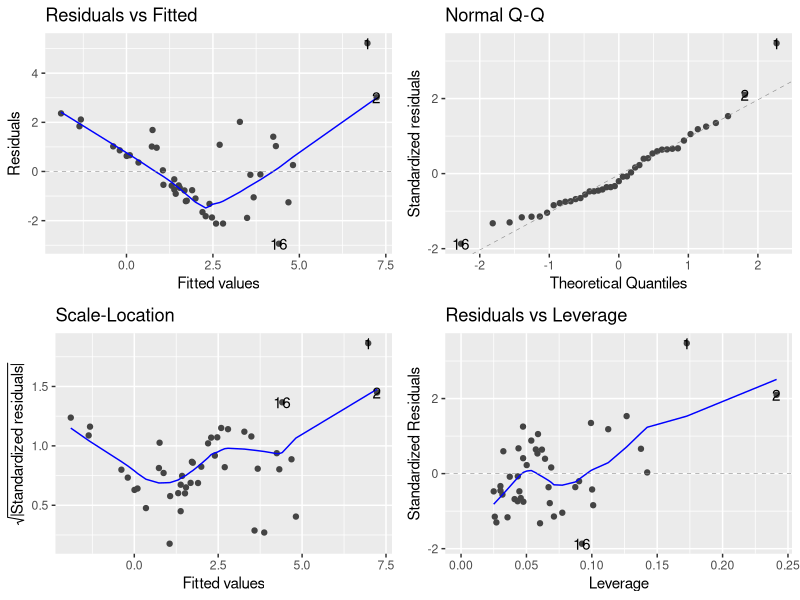
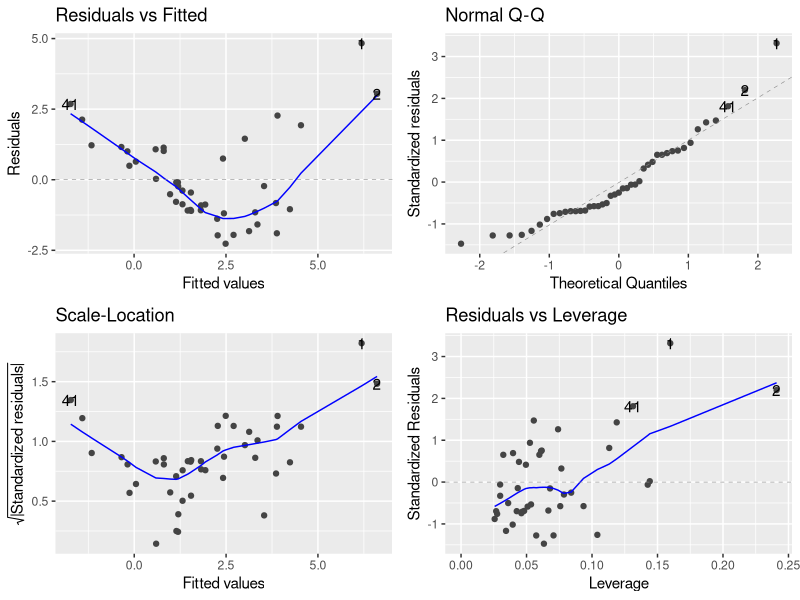
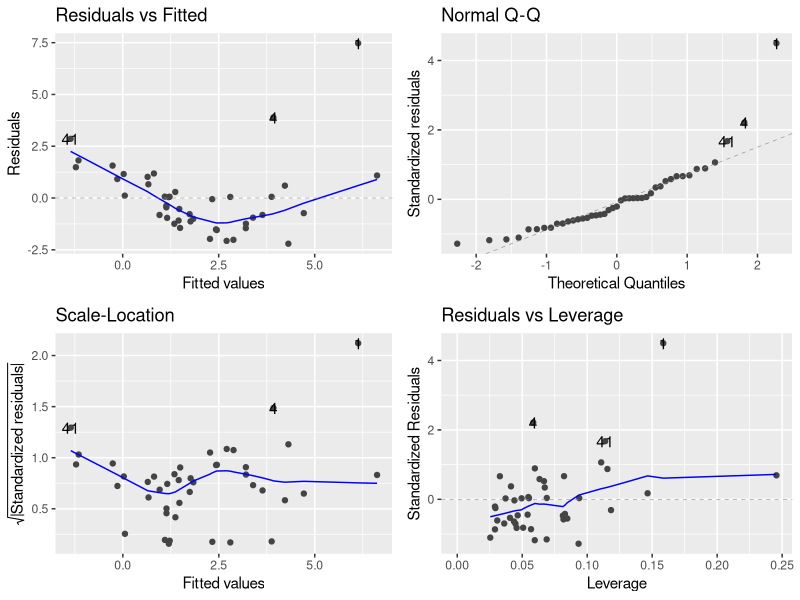
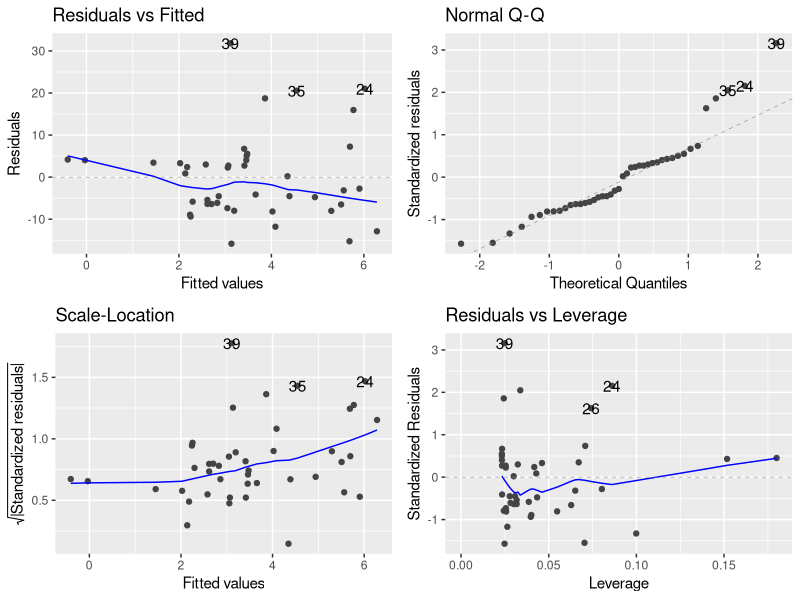
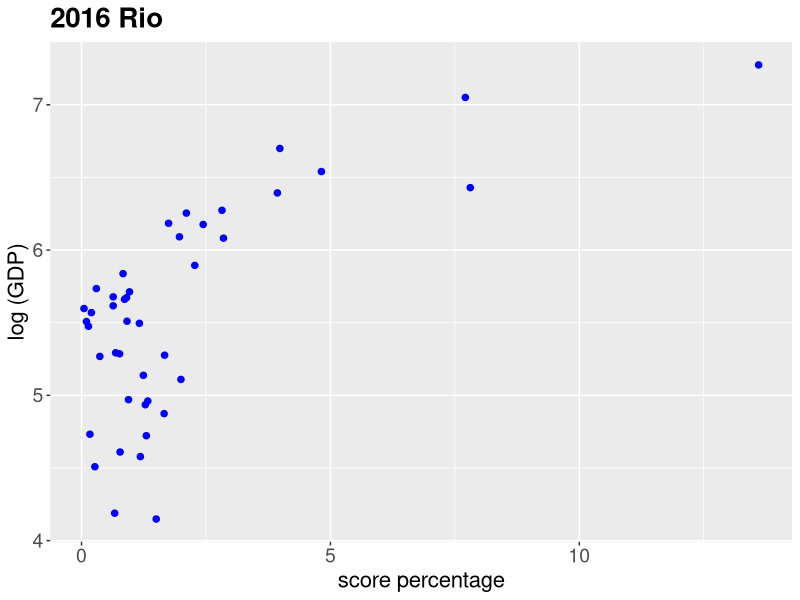
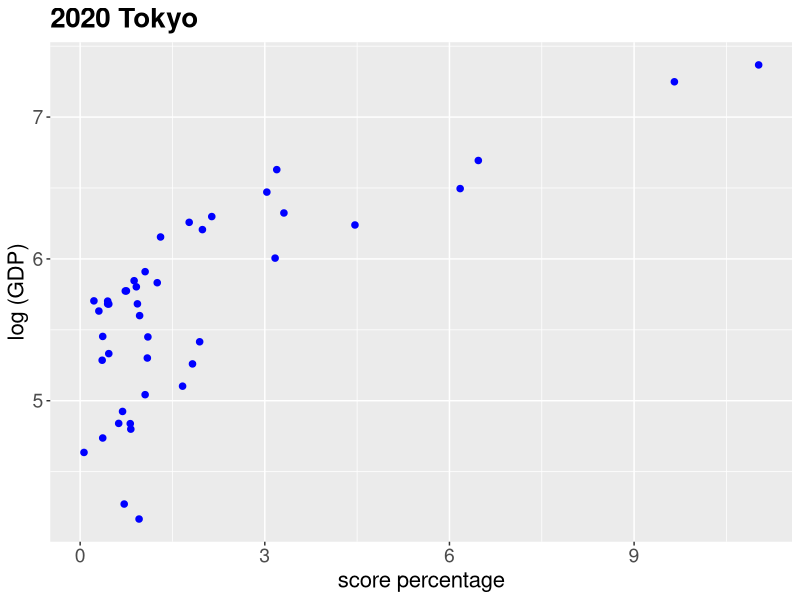
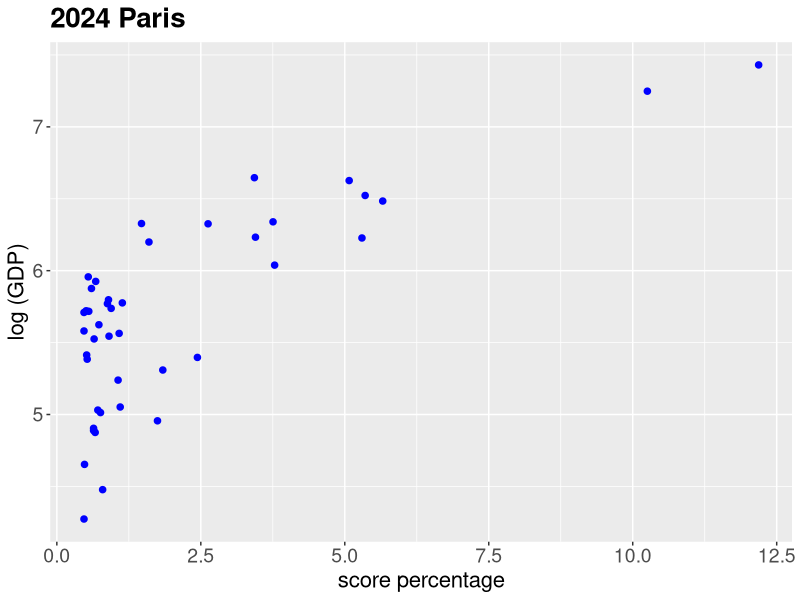
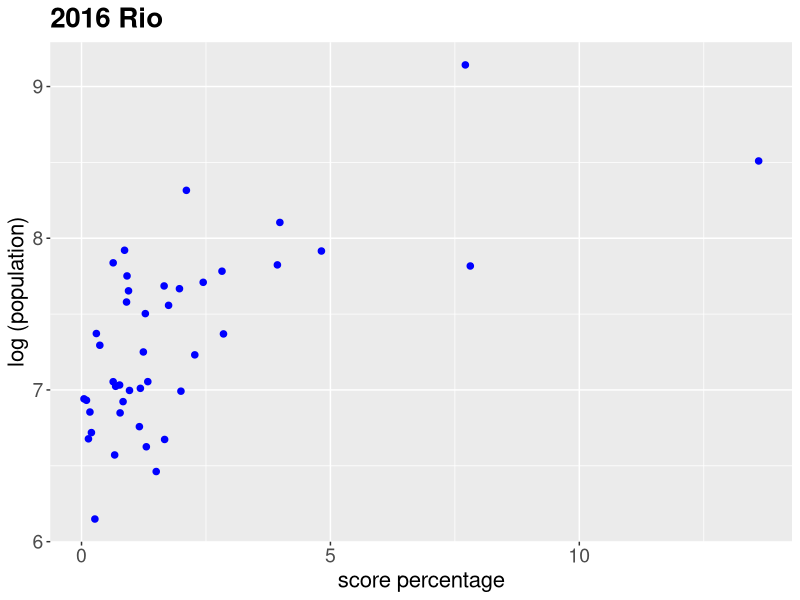

Reproduce these figures in R, in order.
library(ggplot2)
library(GGally)
library(spData)
library(plm)
library(spdep)
library(ape)
library(dplyr)
library(ggfortify)

# ---------------------------------------------------------------------數據處理

etAll <- read.csv("Final Proj/data.csv")
etAll$index <- c(1:43)

etAll$score2016 <- 20 * etAll$gold2016 + 7 * etAll$silver2016 + 5 * etAll$bronze2016
etAll$score2020 <- 20 * etAll$gold2020 + 7 * etAll$silver2020 + 5 * etAll$bronze2020
etAll$score2024 <- 20 * etAll$gold2024 + 7 * etAll$silver2024 + 5 * etAll$bronze2024

total2024gold = 329
total2024silver = 330
total2024bronze = 385

total2020gold = 340
total2020silver = 338
total2020bronze = 402

total2016gold = 306
total2016silver = 307
total2016bronze = 359

total2024score <- 20 * total2024gold + 7 * total2024silver + 5 * total2024bronze
total2020score <- 20 * total2020gold + 7 * total2020silver + 5 * total2020bronze
total2016score <- 20 * total2016gold + 7 * total2016silver + 5 * total2016bronze

etAll$score2016percentage <- etAll$score2016 / total2016score * 100
etAll$score2020percentage <- etAll$score2020 / total2020score * 100
etAll$score2024percentage <- etAll$score2024 / total2024score * 100


# ---------------------------------------------------------------------繪製圖形（資訊可視化）


p1 <- ggplot(data = etAll, aes(x = score2016percentage, y = log10(GDP2016))) +
  geom_point(color = "blue", shape = 20, size = 3) +  
  ggtitle("2016 Rio") +
  xlab("score percentage") +
  ylab("log (GDP)") +
  theme(
    plot.title = element_text(size = 20, face = "bold"),  
    axis.title = element_text(size = 16),  
    axis.text = element_text(size = 14)    
  )
ggsave("images/2016score_gdp.png", plot = p1)

p2 <- ggplot(data = etAll, aes(x = score2020percentage, y = log10(GDP2020))) +
  geom_point(color = "blue", shape = 20, size = 3) +  
  ggtitle("2020 Tokyo") +
  xlab("score percentage") +
  ylab("log (GDP)") +
  theme(
    plot.title = element_text(size = 20, face = "bold"),  
    axis.title = element_text(size = 16),  
    axis.text = element_text(size = 14)    
  )
ggsave("images/2020score_gdp.png", plot = p2)

p3 <- ggplot(data = etAll, aes(x = score2024percentage, y = log10(GDP2024))) +
  geom_point(color = "blue", shape = 20, size = 3) +  
  ggtitle("2024 Paris") +
  xlab("score percentage") +
  ylab("log (GDP)") +
  theme(
    plot.title = element_text(size = 20, face = "bold"),  
    axis.title = element_text(size = 16),  
    axis.text = element_text(size = 14)    
  )
ggsave("images/2024score_gdp.png", plot = p3)

p4 <- ggplot(data = etAll, aes(x = score2016percentage, y = log10(population2016))) +
  geom_point(color = "blue", shape = 20, size = 3) +  
  ggtitle("2016 Rio") +
  xlab("score percentage") +
  ylab("log (population)") +
  theme(
    plot.title = element_text(size = 20, face = "bold"),  
    axis.title = element_text(size = 16),  
    axis.text = element_text(size = 14)    
  )
ggsave("images/2016score_population.png", plot = p4)

p5 <- ggplot(data = etAll, aes(x = score2020percentage, y = log10(population2020))) +
  geom_point(color = "blue", shape = 20, size = 3) +  
  ggtitle("2020 Tokyo") +
  xlab("score percentage") +
  ylab("log (population)") +
  theme(
    plot.title = element_text(size = 20, face = "bold"),  
    axis.title = element_text(size = 16),  
    axis.text = element_text(size = 14)    
  )
ggsave("images/2020score_population.png", plot = p5)

p6 <- ggplot(data = etAll, aes(x = score2024percentage, y = log10(population2024))) +
  geom_point(color = "blue", shape = 20, size = 3) +  
  ggtitle("2024 Paris") +
  xlab("score percentage") +
  ylab("log (population)") +
  theme(
    plot.title = element_text(size = 20, face = "bold"),  
    axis.title = element_text(size = 16),  
    axis.text = element_text(size = 14)    
  )
ggsave("images/2024score_population.png", plot = p6)


# ---------------------------------------------------------------線性回歸模型

model2024 <- lm(score2024percentage ~ log10(GDP2024) + log10(population2024), data=etAll)
summary(model2024)
autoplot(model2024) #畫出模型診斷的圖
shapiro.test(model2024$residual) #殘差項常態性檢定

model2020 <- lm(score2020percentage ~ log10(GDP2020) + log10(population2020), data=etAll)
summary(model2020)
autoplot(model2020) 
shapiro.test(model2020$residual)

model2016 <- lm(score2016percentage ~ log10(GDP2016) + log10(population2016), data=etAll)
summary(model2016)
autoplot(model2016) 
shapiro.test(model2016$residual) 



# -----------------------------------------------------------------CAGR 計算


etAll$GDPcagr <- ((etAll$GDP2024 / etAll$GDP2016) ^ 0.125 - 1) * 100
etAll$scorecagr <- ((etAll$score2024 / etAll$score2016) ^ 0.125 - 1) * 100

pp <- ggplot(data = etAll, aes( x = GDPcagr, y = scorecagr))+
  geom_point(color = "blue", shape = 20, size = 3) +  
  ggtitle("CAGR relation") +
  xlab("GDP_cagr") +
  ylab("score_cagr") +
  theme(
    plot.title = element_text(size = 20, face = "bold"),  
    axis.title = element_text(size = 16),  
    axis.text = element_text(size = 14)    
  )
ggsave("images/cagr.png", plot = pp)

modelcagr <- lm(scorecagr ~ GDPcagr, data = etAll)
summary(modelcagr)
autoplot(modelcagr) 
shapiro.test(modelcagr$residual)
